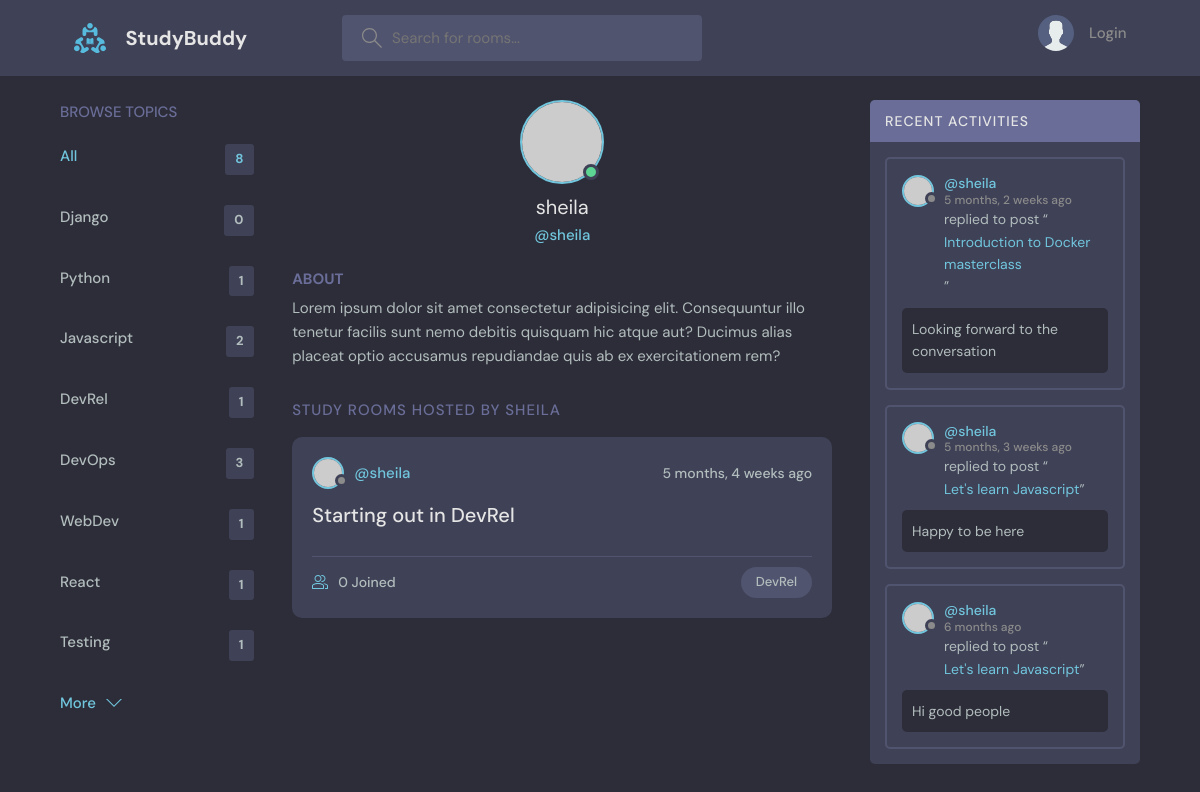
The app's page /profile/2/ with its own data.
### base/models.py (models this page shows, shortened)
class Topic(models.Model):
    name = models.CharField(max_length=200)

class Room(models.Model):
   host = models.ForeignKey(User, on_delete=models.SET_NULL, null=True)
   topic = models.ForeignKey(Topic, on_delete=models.SET_NULL, null=True)
   name = models.CharField (max_length=200)
   description = models.TextField(null=True, blank=True)
   participants = models.ManyToManyField(User, related_name='participants', blank=True)      #users active in a room
   updated = models.DateTimeField(auto_now=True)
   created = models.DateTimeField(auto_now_add=True)
   class Meta:
        ordering = ['-updated', '-created']
   def __str__(self):
    return self.name

class Message(models.Model):
    user = models.ForeignKey(User, on_delete=models.CASCADE)
    room = models.ForeignKey(Room, on_delete=models.CASCADE)
    body = models.TextField()
    updated = models.DateTimeField(auto_now=True)
    created = models.DateTimeField(auto_now_add=True)
    class Meta:
        ordering = ['-updated', '-created']
    def __str__(self):
        return self.body[0:50]

### base/views.py (the view)
# urls.py: path('profile/<str:pk>/', views.userProfile, name="user-profile"),
def userProfile(request, pk):
    user = User.objects.get(id=pk)
    rooms = user.room_set.all()
    room_messages = user.message_set.all()
    topics = Topic.objects.all()
    context = {'user': user, 'rooms': rooms,
     'room_messages': room_messages, 'topics': topics}
    return render(request, 'base/profile.html', context)

### base/templates/base/profile.html (shortened to what this page needs)
{% extends 'main.html' %}
{% block content %}
<main class="profile-page layout layout--3">
   <div class="container">
      {% include 'base/topics_component.html' %}
      <div class="roomList">
        <div class="profile">
          <div class="profile__avatar">
            <div class="avatar avatar--large active">
              <img src="https://randomuser.me/api/portraits/men/11.jpg" />
            </div>
          </div>
          <div class="profile__info">
            <h3>{{user.username}}</h3>
            <p>@{{user.username}}</p>
          </div>
          <div class="profile__about">
            <h3>About</h3>
            <p>
              Lorem ipsum dolor sit amet consectetur adipisicing elit. Consequuntur illo tenetur
              facilis sunt nemo debitis quisquam hic atque aut? Ducimus alias placeat optio
              accusamus repudiandae quis ab ex exercitationem rem?
            </p>
          </div>
        </div>
        <div class="roomList__header">
          <div>
            <h2>Study Rooms Hosted by {{user.username}}</a>
            </h2>
          </div>
        </div>
        {% include 'base/feed_component.html' %}
      </div>
            {% include 'base/activity_Component.html' %}
    </div>
</main>
{% endblock content %}

### base/templates/base/topics_component.html
<div class="topics">
    <div class="topics__header">
      <h2>Browse Topics</h2>
    </div>
    <ul class="topics__list">
      <li>
        <a href="{% url 'home' %}" class="active">All <span>{{topics.count}}</span></a>
      </li>
      {% for topic in topics %}
      <li>
        <a href="{% url 'home' %}?q={{topic.name}}">{{topic.name}}<span>{{topic.room_set.all.count}}</span></a>
      </li>
      {% endfor %}
    </ul>
    <a class="btn btn--link" href="topics.html">
      More
      <svg
        version="1.1"
        xmlns="http://www.w3.org/2000/svg"
        width="32"
        height="32"
        viewBox="0 0 32 32"
      >
        <title>chevron-down</title>
        <path d="M16 21l-13-13h-3l16 16 16-16h-3l-13 13z"></path>
      </svg>
    </a>
  </div>

### base/templates/base/feed_component.html (shortened to what this page needs)
{% for room in rooms %}
<div class="roomListRoom">
  <div class="roomListRoom__header">
    <a href="" class="roomListRoom__author">
      <div class="avatar avatar--small">
        <img src="https://randomuser.me/api/portraits/women/11.jpg" />
      </div>
      <span>@{{room.host.username}}</span>
    </a>
    <div class="roomListRoom__actions">
      <span>{{room.created|timesince}} ago</span>
    </div>
  </div>
  <div class="roomListRoom__content">
    <a href="{% url 'room' room.id %}">{{room.name}}</a>
  </div>
  <div class="roomListRoom__meta">
    <a href="{% url 'room' room.id %}" class="roomListRoom__joined">
      {{room.participants.all.count}} Joined
    </a>
    <p class="roomListRoom__topic">{{room.topic.name}}</p>
  </div>
</div>
{% endfor %}

### base/templates/base/activity_component.html (shortened to what this page needs)
<div class="activities">
  <div class="activities__header">
    <h2>Recent Activities</h2>
  </div>
  {% for message in room_messages %}
  <div class="activities__box">
    <div class="activities__boxHeader roomListRoom__header">
      <a href="" class="roomListRoom__author">
        <div class="avatar avatar--small">
          <img src="https://randomuser.me/api/portraits/women/11.jpg" />
        </div>
        <p>
          @{{message.user}}
          <span>{{message.created|timesince}} ago</span>
        </p>
      </a>
    </div>
    <div class="activities__boxContent">
      <p>
        replied to post “<a href="{% url 'room' message.room.id %}">{{message.room}}</a>”
      </p>
      <div class="activities__boxRoomContent">
       {{message.body}}
      </div>
    </div>
  </div>
  {% endfor %}
</div>

### records on screen
Topic: name "Django", room_set.all.count "0"
Topic: name "Python", room_set.all.count "1"
Topic: name "Javascript", room_set.all.count "2"
Topic: name "DevRel", room_set.all.count "1"
Topic: name "DevOps", room_set.all.count "3"
Topic: name "WebDev", room_set.all.count "1"
Topic: name "React", room_set.all.count "1"
Topic: name "Testing", room_set.all.count "1"
Room: host.username "sheila", created "5 months, 4 weeks", name "Starting out in DevRel", participants.all.count "0", topic.name "DevRel"
Message: user "sheila", created "5 months, 2 weeks", room "Introduction to Docker masterclass", body "Looking forward to the conversation"
Message: user "sheila", created "5 months, 3 weeks", room "Let's learn Javascript", body "Happy to be here"
Message: user "sheila", created "6 months", room "Let's learn Javascript", body "Hi good people"

### other values on screen
{{ topics.count }} "8"
{{ user.username }} "sheila"
{{ user.username }} "SHEILA"
